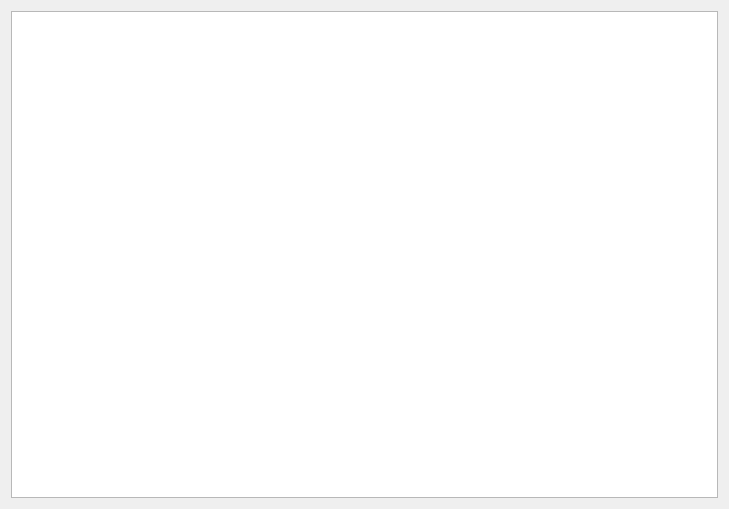
<?xml version="1.0" encoding="UTF-8"?>
<ui version="4.0">
 <class>Transcript</class>
 <widget class="QDialog" name="Transcript">
  <property name="geometry">
   <rect>
    <x>0</x>
    <y>0</y>
    <width>729</width>
    <height>509</height>
   </rect>
  </property>
  <property name="windowTitle">
   <string>Transcript</string>
  </property>
  <layout class="QVBoxLayout" name="verticalLayout">
   <item>
    <widget class="QListWidget" name="listWidget"/>
   </item>
  </layout>
 </widget>
 <resources/>
 <connections/>
</ui>
